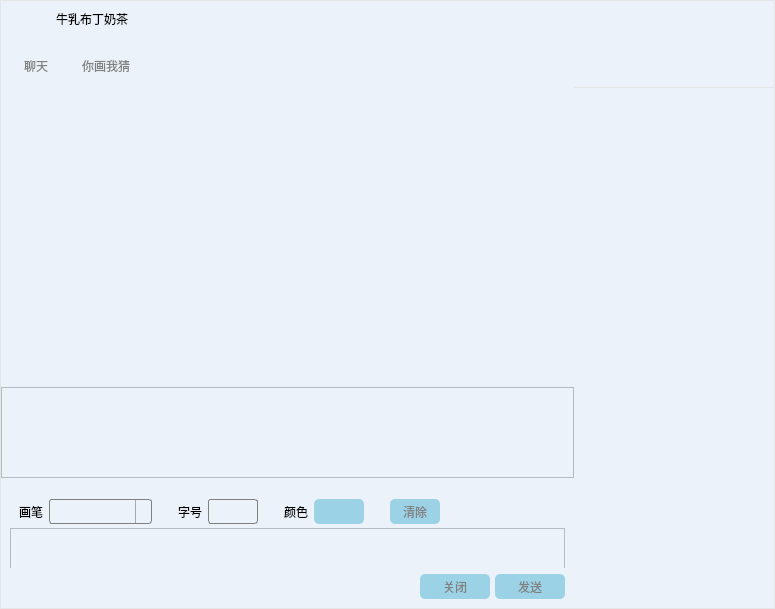
<?xml version="1.0" encoding="UTF-8"?>
<ui version="4.0">
 <class>ChatWidget</class>
 <widget class="QWidget" name="ChatWidget">
  <property name="geometry">
   <rect>
    <x>0</x>
    <y>0</y>
    <width>775</width>
    <height>609</height>
   </rect>
  </property>
  <property name="windowTitle">
   <string>你画我猜</string>
  </property>
  <property name="windowIcon">
   <iconset resource="image.qrc">
    <normaloff>:/image/PNG/main.ico</normaloff>:/image/PNG/main.ico</iconset>
  </property>
  <property name="styleSheet">
   <string notr="true">QWidget#ChatWidget{background-color:rgb(228,230,231);}</string>
  </property>
  <layout class="QVBoxLayout" name="verticalLayout">
   <property name="spacing">
    <number>0</number>
   </property>
   <property name="leftMargin">
    <number>1</number>
   </property>
   <property name="topMargin">
    <number>1</number>
   </property>
   <property name="rightMargin">
    <number>1</number>
   </property>
   <property name="bottomMargin">
    <number>1</number>
   </property>
   <item>
    <widget class="QWidget" name="widget_title" native="true">
     <property name="minimumSize">
      <size>
       <width>0</width>
       <height>45</height>
      </size>
     </property>
     <property name="maximumSize">
      <size>
       <width>16777215</width>
       <height>60</height>
      </size>
     </property>
     <property name="cursor">
      <cursorShape>PointingHandCursor</cursorShape>
     </property>
     <property name="styleSheet">
      <string notr="true">QWidget#widget_title{background-color: rgb(235, 242, 249);}</string>
     </property>
     <layout class="QHBoxLayout" name="horizontalLayout">
      <property name="leftMargin">
       <number>9</number>
      </property>
      <property name="topMargin">
       <number>0</number>
      </property>
      <item>
       <widget class="QLabel" name="label_5">
        <property name="minimumSize">
         <size>
          <width>40</width>
          <height>40</height>
         </size>
        </property>
        <property name="maximumSize">
         <size>
          <width>40</width>
          <height>40</height>
         </size>
        </property>
        <property name="styleSheet">
         <string notr="true">QLabel{
border-image: url(:/image/facehh.jpg);
border-radius:20px; 
}</string>
        </property>
        <property name="text">
         <string/>
        </property>
       </widget>
      </item>
      <item>
       <widget class="QLabel" name="label">
        <property name="styleSheet">
         <string notr="true">font: 75 15pt &quot;微软雅黑&quot;;
</string>
        </property>
        <property name="text">
         <string>牛乳布丁奶茶</string>
        </property>
       </widget>
      </item>
      <item>
       <spacer name="horizontalSpacer">
        <property name="orientation">
         <enum>Qt::Horizontal</enum>
        </property>
        <property name="sizeHint" stdset="0">
         <size>
          <width>577</width>
          <height>20</height>
         </size>
        </property>
       </spacer>
      </item>
      <item>
       <widget class="QWidget" name="widget_3" native="true">
        <layout class="QHBoxLayout" name="horizontalLayout_2">
         <property name="spacing">
          <number>10</number>
         </property>
         <property name="leftMargin">
          <number>0</number>
         </property>
         <property name="topMargin">
          <number>0</number>
         </property>
         <property name="rightMargin">
          <number>0</number>
         </property>
         <property name="bottomMargin">
          <number>0</number>
         </property>
         <item>
          <widget class="QPushButton" name="pushButton_min">
           <property name="sizePolicy">
            <sizepolicy hsizetype="Minimum" vsizetype="Expanding">
             <horstretch>0</horstretch>
             <verstretch>0</verstretch>
            </sizepolicy>
           </property>
           <property name="minimumSize">
            <size>
             <width>40</width>
             <height>36</height>
            </size>
           </property>
           <property name="maximumSize">
            <size>
             <width>40</width>
             <height>36</height>
            </size>
           </property>
           <property name="cursor">
            <cursorShape>PointingHandCursor</cursorShape>
           </property>
           <property name="mouseTracking">
            <bool>false</bool>
           </property>
           <property name="autoFillBackground">
            <bool>false</bool>
           </property>
           <property name="styleSheet">
            <string notr="true">
QPushButton#pushButton_min{ border:none;background-color:  rgb(235, 242, 249);}
QPushButton#pushButton_min:hover{background-color: rgb(222, 224, 225);}
QPushButton#pushButton_min:pressed{background-color: rgb(222, 224, 225);}</string>
           </property>
           <property name="text">
            <string/>
           </property>
           <property name="icon">
            <iconset>
             <normalon>:/image/PNG/Zuixiaohua.down.png</normalon>
             <activeoff>:/image/PNG/Zuixiaohua.down.png</activeoff>
             <activeon>:/image/PNG/Zuixiaohua.down.png</activeon>
             <selectedon>:/image/PNG/Zuixiaohua.down.png</selectedon>
            </iconset>
           </property>
           <property name="iconSize">
            <size>
             <width>28</width>
             <height>28</height>
            </size>
           </property>
           <property name="flat">
            <bool>true</bool>
           </property>
          </widget>
         </item>
         <item>
          <widget class="QPushButton" name="pushButton_max">
           <property name="minimumSize">
            <size>
             <width>40</width>
             <height>36</height>
            </size>
           </property>
           <property name="maximumSize">
            <size>
             <width>40</width>
             <height>36</height>
            </size>
           </property>
           <property name="cursor">
            <cursorShape>PointingHandCursor</cursorShape>
           </property>
           <property name="styleSheet">
            <string notr="true">
QPushButton#pushButton_max{ border:none;background-color:  rgb(235, 242, 249);}
QPushButton#pushButton_max:hover{background-color:  rgb(222, 224, 225);}
QPushButton#pushButton_max:pressed{background-color:  rgb(222, 224, 225);}</string>
           </property>
           <property name="text">
            <string/>
           </property>
           <property name="icon">
            <iconset>
             <normalon>:/image/PNG/Zuidahua.down.png</normalon>
             <activeoff>:/image/PNG/Zuidahua.down.png</activeoff>
             <activeon>:/image/PNG/Zuidahua.down.png</activeon>
             <selectedon>:/image/PNG/Zuidahua.down.png</selectedon>
            </iconset>
           </property>
           <property name="iconSize">
            <size>
             <width>28</width>
             <height>28</height>
            </size>
           </property>
           <property name="flat">
            <bool>true</bool>
           </property>
          </widget>
         </item>
         <item>
          <widget class="QPushButton" name="pushButton_close">
           <property name="sizePolicy">
            <sizepolicy hsizetype="Minimum" vsizetype="Expanding">
             <horstretch>0</horstretch>
             <verstretch>0</verstretch>
            </sizepolicy>
           </property>
           <property name="minimumSize">
            <size>
             <width>40</width>
             <height>36</height>
            </size>
           </property>
           <property name="maximumSize">
            <size>
             <width>40</width>
             <height>36</height>
            </size>
           </property>
           <property name="baseSize">
            <size>
             <width>0</width>
             <height>0</height>
            </size>
           </property>
           <property name="palette">
            <palette>
             <active>
              <colorrole role="WindowText">
               <brush brushstyle="SolidPattern">
                <color alpha="255">
                 <red>255</red>
                 <green>255</green>
                 <blue>255</blue>
                </color>
               </brush>
              </colorrole>
              <colorrole role="Button">
               <brush brushstyle="SolidPattern">
                <color alpha="255">
                 <red>235</red>
                 <green>242</green>
                 <blue>249</blue>
                </color>
               </brush>
              </colorrole>
              <colorrole role="Base">
               <brush brushstyle="SolidPattern">
                <color alpha="255">
                 <red>235</red>
                 <green>242</green>
                 <blue>249</blue>
                </color>
               </brush>
              </colorrole>
              <colorrole role="Window">
               <brush brushstyle="SolidPattern">
                <color alpha="255">
                 <red>235</red>
                 <green>242</green>
                 <blue>249</blue>
                </color>
               </brush>
              </colorrole>
              <colorrole role="Shadow">
               <brush brushstyle="SolidPattern">
                <color alpha="255">
                 <red>255</red>
                 <green>255</green>
                 <blue>255</blue>
                </color>
               </brush>
              </colorrole>
              <colorrole role="Highlight">
               <brush brushstyle="SolidPattern">
                <color alpha="255">
                 <red>209</red>
                 <green>0</green>
                 <blue>0</blue>
                </color>
               </brush>
              </colorrole>
             </active>
             <inactive>
              <colorrole role="WindowText">
               <brush brushstyle="SolidPattern">
                <color alpha="255">
                 <red>255</red>
                 <green>255</green>
                 <blue>255</blue>
                </color>
               </brush>
              </colorrole>
              <colorrole role="Button">
               <brush brushstyle="SolidPattern">
                <color alpha="255">
                 <red>235</red>
                 <green>242</green>
                 <blue>249</blue>
                </color>
               </brush>
              </colorrole>
              <colorrole role="Base">
               <brush brushstyle="SolidPattern">
                <color alpha="255">
                 <red>235</red>
                 <green>242</green>
                 <blue>249</blue>
                </color>
               </brush>
              </colorrole>
              <colorrole role="Window">
               <brush brushstyle="SolidPattern">
                <color alpha="255">
                 <red>235</red>
                 <green>242</green>
                 <blue>249</blue>
                </color>
               </brush>
              </colorrole>
              <colorrole role="Shadow">
               <brush brushstyle="SolidPattern">
                <color alpha="255">
                 <red>255</red>
                 <green>255</green>
                 <blue>255</blue>
                </color>
               </brush>
              </colorrole>
              <colorrole role="Highlight">
               <brush brushstyle="SolidPattern">
                <color alpha="255">
                 <red>63</red>
                 <green>76</green>
                 <blue>108</blue>
                </color>
               </brush>
              </colorrole>
             </inactive>
             <disabled>
              <colorrole role="WindowText">
               <brush brushstyle="SolidPattern">
                <color alpha="255">
                 <red>255</red>
                 <green>255</green>
                 <blue>255</blue>
                </color>
               </brush>
              </colorrole>
              <colorrole role="Button">
               <brush brushstyle="SolidPattern">
                <color alpha="255">
                 <red>235</red>
                 <green>242</green>
                 <blue>249</blue>
                </color>
               </brush>
              </colorrole>
              <colorrole role="Base">
               <brush brushstyle="SolidPattern">
                <color alpha="255">
                 <red>235</red>
                 <green>242</green>
                 <blue>249</blue>
                </color>
               </brush>
              </colorrole>
              <colorrole role="Window">
               <brush brushstyle="SolidPattern">
                <color alpha="255">
                 <red>235</red>
                 <green>242</green>
                 <blue>249</blue>
                </color>
               </brush>
              </colorrole>
              <colorrole role="Shadow">
               <brush brushstyle="SolidPattern">
                <color alpha="255">
                 <red>255</red>
                 <green>255</green>
                 <blue>255</blue>
                </color>
               </brush>
              </colorrole>
              <colorrole role="Highlight">
               <brush brushstyle="SolidPattern">
                <color alpha="255">
                 <red>255</red>
                 <green>255</green>
                 <blue>255</blue>
                </color>
               </brush>
              </colorrole>
             </disabled>
            </palette>
           </property>
           <property name="cursor">
            <cursorShape>PointingHandCursor</cursorShape>
           </property>
           <property name="autoFillBackground">
            <bool>false</bool>
           </property>
           <property name="styleSheet">
            <string notr="true">
QPushButton#pushButton_close{ border:none;background-color:  rgb(235, 242, 249);}
QPushButton#pushButton_close:hover{background-color: rgb(255, 0, 0);}
QPushButton#pushButton_close:pressed{background-color: rgb(255, 0, 0);}</string>
           </property>
           <property name="text">
            <string/>
           </property>
           <property name="icon">
            <iconset>
             <normalon>:/image/PNG/Cancel.down.png</normalon>
             <activeoff>:/image/PNG/Cancel.down.png</activeoff>
             <activeon>:/image/PNG/Cancel.down.png</activeon>
             <selectedon>:/image/PNG/Cancel.down.png</selectedon>
            </iconset>
           </property>
           <property name="iconSize">
            <size>
             <width>28</width>
             <height>28</height>
            </size>
           </property>
           <property name="flat">
            <bool>true</bool>
           </property>
          </widget>
         </item>
        </layout>
       </widget>
      </item>
     </layout>
    </widget>
   </item>
   <item>
    <widget class="BaseWidget" name="widget" native="true">
     <property name="styleSheet">
      <string notr="true">background-color: rgb(235, 242, 249);</string>
     </property>
     <layout class="QHBoxLayout" name="horizontalLayout_3">
      <property name="spacing">
       <number>0</number>
      </property>
      <property name="leftMargin">
       <number>0</number>
      </property>
      <property name="topMargin">
       <number>0</number>
      </property>
      <property name="rightMargin">
       <number>0</number>
      </property>
      <property name="bottomMargin">
       <number>0</number>
      </property>
      <item>
       <widget class="QWidget" name="widget_2" native="true">
        <property name="styleSheet">
         <string notr="true"/>
        </property>
        <layout class="QVBoxLayout" name="verticalLayout_2">
         <property name="spacing">
          <number>0</number>
         </property>
         <property name="leftMargin">
          <number>0</number>
         </property>
         <property name="topMargin">
          <number>0</number>
         </property>
         <property name="rightMargin">
          <number>0</number>
         </property>
         <property name="bottomMargin">
          <number>0</number>
         </property>
         <item>
          <widget class="QWidget" name="widget_5" native="true">
           <property name="styleSheet">
            <string notr="true"/>
           </property>
           <layout class="QVBoxLayout" name="verticalLayout_6" stretch="0,0">
            <property name="spacing">
             <number>1</number>
            </property>
            <property name="leftMargin">
             <number>0</number>
            </property>
            <property name="topMargin">
             <number>0</number>
            </property>
            <property name="rightMargin">
             <number>0</number>
            </property>
            <property name="bottomMargin">
             <number>0</number>
            </property>
            <item>
             <widget class="QWidget" name="widget_9" native="true">
              <property name="maximumSize">
               <size>
                <width>16777215</width>
                <height>45</height>
               </size>
              </property>
              <property name="styleSheet">
               <string notr="true"/>
              </property>
              <layout class="QHBoxLayout" name="horizontalLayout_5">
               <property name="spacing">
                <number>0</number>
               </property>
               <property name="leftMargin">
                <number>0</number>
               </property>
               <property name="topMargin">
                <number>0</number>
               </property>
               <property name="rightMargin">
                <number>0</number>
               </property>
               <property name="bottomMargin">
                <number>0</number>
               </property>
               <item>
                <widget class="QPushButton" name="pushButton_chat">
                 <property name="minimumSize">
                  <size>
                   <width>70</width>
                   <height>40</height>
                  </size>
                 </property>
                 <property name="styleSheet">
                  <string notr="true">
QPushButton#pushButton_chat{ 
background-color: rgb(235, 242, 249);
border: 0px solid grey;  
border-radius:0px; 
font: 75 10pt &quot;微软雅黑&quot;;
color:grey;
}
QPushButton#pushButton_chat:hover{background-color: rgb(227, 227, 229);}
QPushButton#pushButton_chat:pressed{background-color: rgb(227, 227, 229);}</string>
                 </property>
                 <property name="text">
                  <string>聊天</string>
                 </property>
                </widget>
               </item>
               <item>
                <widget class="QPushButton" name="pushButton_paint">
                 <property name="minimumSize">
                  <size>
                   <width>70</width>
                   <height>40</height>
                  </size>
                 </property>
                 <property name="styleSheet">
                  <string notr="true">
QPushButton#pushButton_paint{ 
background-color: rgb(235, 242, 249);
 border: 0px solid grey;  
border-radius:0px; 
font: 75 10pt &quot;微软雅黑&quot;;
color:grey;
}
QPushButton#pushButton_paint:hover{background-color: rgb(227, 227, 229);}
QPushButton#pushButton_paint:pressed{background-color: rgb(227, 227, 229);}</string>
                 </property>
                 <property name="text">
                  <string>你画我猜</string>
                 </property>
                </widget>
               </item>
               <item>
                <spacer name="horizontalSpacer_3">
                 <property name="orientation">
                  <enum>Qt::Horizontal</enum>
                 </property>
                 <property name="sizeHint" stdset="0">
                  <size>
                   <width>386</width>
                   <height>20</height>
                  </size>
                 </property>
                </spacer>
               </item>
              </layout>
             </widget>
            </item>
            <item>
             <widget class="QWidget" name="widget_10" native="true">
              <layout class="QVBoxLayout" name="verticalLayout_7" stretch="2,1">
               <property name="spacing">
                <number>0</number>
               </property>
               <property name="leftMargin">
                <number>0</number>
               </property>
               <property name="topMargin">
                <number>0</number>
               </property>
               <property name="rightMargin">
                <number>0</number>
               </property>
               <property name="bottomMargin">
                <number>0</number>
               </property>
               <item>
                <widget class="paintWidget" name="widget_11" native="true">
                 <property name="minimumSize">
                  <size>
                   <width>0</width>
                   <height>300</height>
                  </size>
                 </property>
                 <property name="cursor">
                  <cursorShape>PointingHandCursor</cursorShape>
                 </property>
                 <property name="styleSheet">
                  <string notr="true"/>
                 </property>
                </widget>
               </item>
               <item>
                <widget class="QTextBrowser" name="textBrowser">
                 <property name="styleSheet">
                  <string notr="true">

QTextBrowser{
font: 75 13pt &quot;微软雅黑&quot;;
}


QScrollBar{background:transparent; width: 12px;}
             QScrollBar::handle{background:lightgray; border:2px solid transparent; border-radius:5px;} 
             QScrollBar::handle:hover{background:gray;}
             QScrollBar::sub-line{background:transparent;}  
             QScrollBar::add-line{background:transparent;}

QScrollBar{background:transparent; height:12px;}  
        QScrollBar::handle{background:lightgray; border:2px solid transparent; border-radius:5px;}  
        QScrollBar::handle:hover{background:gray;}  
        QScrollBar::sub-line{background:transparent;}  
        QScrollBar::add-line{background:transparent;}  </string>
                 </property>
                </widget>
               </item>
              </layout>
             </widget>
            </item>
           </layout>
          </widget>
         </item>
         <item>
          <widget class="QWidget" name="widget_6" native="true">
           <property name="minimumSize">
            <size>
             <width>0</width>
             <height>130</height>
            </size>
           </property>
           <property name="maximumSize">
            <size>
             <width>16777215</width>
             <height>130</height>
            </size>
           </property>
           <layout class="QVBoxLayout" name="verticalLayout_3">
            <item>
             <widget class="QWidget" name="widget_7" native="true">
              <layout class="QVBoxLayout" name="verticalLayout_4">
               <property name="spacing">
                <number>0</number>
               </property>
               <property name="leftMargin">
                <number>0</number>
               </property>
               <property name="topMargin">
                <number>0</number>
               </property>
               <property name="rightMargin">
                <number>0</number>
               </property>
               <property name="bottomMargin">
                <number>0</number>
               </property>
               <item>
                <widget class="QWidget" name="widget_12" native="true">
                 <property name="minimumSize">
                  <size>
                   <width>0</width>
                   <height>50</height>
                  </size>
                 </property>
                 <layout class="QHBoxLayout" name="horizontalLayout_6">
                  <item>
                   <widget class="QLabel" name="label_2">
                    <property name="maximumSize">
                     <size>
                      <width>50</width>
                      <height>16777215</height>
                     </size>
                    </property>
                    <property name="styleSheet">
                     <string notr="true">font: 75 10pt &quot;微软雅黑&quot;;</string>
                    </property>
                    <property name="text">
                     <string>画笔</string>
                    </property>
                   </widget>
                  </item>
                  <item>
                   <widget class="QComboBox" name="comboBox">
                    <property name="minimumSize">
                     <size>
                      <width>103</width>
                      <height>25</height>
                     </size>
                    </property>
                    <property name="maximumSize">
                     <size>
                      <width>100</width>
                      <height>16777215</height>
                     </size>
                    </property>
                    <property name="styleSheet">
                     <string notr="true">  QComboBox {  
    border: 1px solid grey;  
    border-radius: 3px;  
    padding: 1px 3px 1px 3px;  
    min-width: 5em;  
font: 75 10pt &quot;微软雅黑&quot;;

}  
  
QComboBox:editable {  
    background: white;  
}  
  

  
QComboBox:on { /* shift the text when the popup opens */  
    padding-top: 3px;  
    padding-left: 4px;  
}  
  
QComboBox::drop-down {  
    subcontrol-origin: padding;  
    subcontrol-position: top right;  
    width: 15px;  
  
    border-left-width: 1px;  
    border-left-color: darkgray;  
    border-left-style: solid; /* just a single line */  
    border-top-right-radius: 3px; /* same radius as the QComboBox */  
    border-bottom-right-radius: 3px;  
}  
  
QComboBox::down-arrow {  
    image: url(:/image/arrowdown.png);  
}  
  
QComboBox::down-arrow:on { /* shift the arrow when popup is open */  
    top: 1px;  
    left: 1px;  
} 
QComboBox QAbstractItemView  
{  
     border: 1px solid rgb(161,161,161);  
}  
  
QComboBox QAbstractItemView::item  
{  
    height: 24px;  
}  
  
QComboBox QAbstractItemView::item:selected  
{     
    background-color: rgba(63, 76, 108);  
}  </string>
                    </property>
                   </widget>
                  </item>
                  <item>
                   <spacer name="horizontalSpacer_4">
                    <property name="orientation">
                     <enum>Qt::Horizontal</enum>
                    </property>
                    <property name="sizeType">
                     <enum>QSizePolicy::Fixed</enum>
                    </property>
                    <property name="sizeHint" stdset="0">
                     <size>
                      <width>20</width>
                      <height>20</height>
                     </size>
                    </property>
                   </spacer>
                  </item>
                  <item>
                   <widget class="QLabel" name="label_3">
                    <property name="maximumSize">
                     <size>
                      <width>50</width>
                      <height>16777215</height>
                     </size>
                    </property>
                    <property name="styleSheet">
                     <string notr="true">font: 75 10pt &quot;微软雅黑&quot;;</string>
                    </property>
                    <property name="text">
                     <string>字号</string>
                    </property>
                   </widget>
                  </item>
                  <item>
                   <widget class="QLineEdit" name="lineEdit">
                    <property name="minimumSize">
                     <size>
                      <width>0</width>
                      <height>25</height>
                     </size>
                    </property>
                    <property name="maximumSize">
                     <size>
                      <width>50</width>
                      <height>16777215</height>
                     </size>
                    </property>
                    <property name="styleSheet">
                     <string notr="true">QLineEdit
{
 border: 1px solid grey;  
border-radius:3px; 
padding: 1px 18px 1px 3px;  
font: 75 10pt &quot;微软雅黑&quot;;

}</string>
                    </property>
                    <property name="maxLength">
                     <number>2</number>
                    </property>
                   </widget>
                  </item>
                  <item>
                   <spacer name="horizontalSpacer_5">
                    <property name="orientation">
                     <enum>Qt::Horizontal</enum>
                    </property>
                    <property name="sizeType">
                     <enum>QSizePolicy::Fixed</enum>
                    </property>
                    <property name="sizeHint" stdset="0">
                     <size>
                      <width>20</width>
                      <height>20</height>
                     </size>
                    </property>
                   </spacer>
                  </item>
                  <item>
                   <widget class="QLabel" name="label_4">
                    <property name="maximumSize">
                     <size>
                      <width>50</width>
                      <height>16777215</height>
                     </size>
                    </property>
                    <property name="styleSheet">
                     <string notr="true">font: 75 10pt &quot;微软雅黑&quot;;</string>
                    </property>
                    <property name="text">
                     <string>颜色</string>
                    </property>
                   </widget>
                  </item>
                  <item>
                   <widget class="QPushButton" name="pushButton">
                    <property name="minimumSize">
                     <size>
                      <width>50</width>
                      <height>25</height>
                     </size>
                    </property>
                    <property name="maximumSize">
                     <size>
                      <width>50</width>
                      <height>16777215</height>
                     </size>
                    </property>
                    <property name="styleSheet">
                     <string notr="true">
QPushButton#pushButton{ 
background-color: rgb(155, 210, 230);
 border: 0px solid grey;  
border-radius:5px; 
font: 75 10pt &quot;微软雅黑&quot;;
color:grey;
}
QPushButton#pushButton:hover{background-color:  rgb(227, 227, 229);}
QPushButton#pushButton:pressed{background-color:  rgb(227, 227, 229);}</string>
                    </property>
                    <property name="text">
                     <string/>
                    </property>
                   </widget>
                  </item>
                  <item>
                   <spacer name="horizontalSpacer_6">
                    <property name="orientation">
                     <enum>Qt::Horizontal</enum>
                    </property>
                    <property name="sizeType">
                     <enum>QSizePolicy::Fixed</enum>
                    </property>
                    <property name="sizeHint" stdset="0">
                     <size>
                      <width>20</width>
                      <height>20</height>
                     </size>
                    </property>
                   </spacer>
                  </item>
                  <item>
                   <widget class="QPushButton" name="pushButton_2">
                    <property name="minimumSize">
                     <size>
                      <width>50</width>
                      <height>25</height>
                     </size>
                    </property>
                    <property name="maximumSize">
                     <size>
                      <width>50</width>
                      <height>16777215</height>
                     </size>
                    </property>
                    <property name="styleSheet">
                     <string notr="true">
QPushButton#pushButton_2{ 
background-color: rgb(155, 210, 230);
 border: 0px solid grey;  
border-radius:5px; 
font: 75 10pt &quot;微软雅黑&quot;;
color:grey;
}
QPushButton#pushButton_2:hover{background-color:  rgb(227, 227, 229);}
QPushButton#pushButton_2:pressed{background-color:  rgb(227, 227, 229);}</string>
                    </property>
                    <property name="text">
                     <string>清除</string>
                    </property>
                   </widget>
                  </item>
                  <item>
                   <spacer name="horizontalSpacer_7">
                    <property name="orientation">
                     <enum>Qt::Horizontal</enum>
                    </property>
                    <property name="sizeHint" stdset="0">
                     <size>
                      <width>40</width>
                      <height>20</height>
                     </size>
                    </property>
                   </spacer>
                  </item>
                 </layout>
                </widget>
               </item>
               <item>
                <widget class="QTextEdit" name="textEdit">
                 <property name="minimumSize">
                  <size>
                   <width>0</width>
                   <height>80</height>
                  </size>
                 </property>
                 <property name="styleSheet">
                  <string notr="true">QTextEdit{
font: 75 12pt &quot;微软雅黑&quot;;
}

QScrollBar{background:transparent; width: 12px;}
             QScrollBar::handle{background:lightgray; border:2px solid transparent; border-radius:5px;} 
             QScrollBar::handle:hover{background:gray;}
             QScrollBar::sub-line{background:transparent;}  
             QScrollBar::add-line{background:transparent;}

QScrollBar{background:transparent; height:12px;}  
        QScrollBar::handle{background:lightgray; border:2px solid transparent; border-radius:5px;}  
        QScrollBar::handle:hover{background:gray;}  
        QScrollBar::sub-line{background:transparent;}  
        QScrollBar::add-line{background:transparent;}  </string>
                 </property>
                </widget>
               </item>
              </layout>
             </widget>
            </item>
            <item>
             <widget class="QWidget" name="widget_8" native="true">
              <layout class="QHBoxLayout" name="horizontalLayout_4">
               <property name="spacing">
                <number>5</number>
               </property>
               <property name="leftMargin">
                <number>0</number>
               </property>
               <property name="topMargin">
                <number>0</number>
               </property>
               <property name="rightMargin">
                <number>0</number>
               </property>
               <property name="bottomMargin">
                <number>0</number>
               </property>
               <item>
                <spacer name="horizontalSpacer_2">
                 <property name="orientation">
                  <enum>Qt::Horizontal</enum>
                 </property>
                 <property name="sizeHint" stdset="0">
                  <size>
                   <width>349</width>
                   <height>20</height>
                  </size>
                 </property>
                </spacer>
               </item>
               <item>
                <widget class="QPushButton" name="pushButton_clo">
                 <property name="minimumSize">
                  <size>
                   <width>70</width>
                   <height>25</height>
                  </size>
                 </property>
                 <property name="styleSheet">
                  <string notr="true">
QPushButton#pushButton_clo{ 
background-color: rgb(155, 210, 230);
 border: 0px solid grey;  
border-radius:5px; 
font: 75 10pt &quot;微软雅黑&quot;;
color:grey;
}
QPushButton#pushButton_clo:hover{background-color: rgb(227, 227, 229);}
QPushButton#pushButton_clo:pressed{background-color: rgb(227, 227, 229);}</string>
                 </property>
                 <property name="text">
                  <string>关闭</string>
                 </property>
                </widget>
               </item>
               <item>
                <widget class="QPushButton" name="pushButton_send">
                 <property name="minimumSize">
                  <size>
                   <width>70</width>
                   <height>25</height>
                  </size>
                 </property>
                 <property name="styleSheet">
                  <string notr="true">
QPushButton#pushButton_send{ 
background-color: rgb(155, 210, 230);
 border: 0px solid grey;  
border-radius:5px; 
font: 75 10pt &quot;微软雅黑&quot;;
color:grey;
}
QPushButton#pushButton_send:hover{background-color:  rgb(227, 227, 229);}
QPushButton#pushButton_send:pressed{background-color:  rgb(227, 227, 229);}</string>
                 </property>
                 <property name="text">
                  <string>发送</string>
                 </property>
                </widget>
               </item>
              </layout>
             </widget>
            </item>
           </layout>
          </widget>
         </item>
        </layout>
       </widget>
      </item>
      <item>
       <widget class="QWidget" name="widget_4" native="true">
        <property name="sizePolicy">
         <sizepolicy hsizetype="Fixed" vsizetype="Preferred">
          <horstretch>0</horstretch>
          <verstretch>0</verstretch>
         </sizepolicy>
        </property>
        <property name="minimumSize">
         <size>
          <width>200</width>
          <height>0</height>
         </size>
        </property>
        <property name="maximumSize">
         <size>
          <width>200</width>
          <height>16777215</height>
         </size>
        </property>
        <property name="styleSheet">
         <string notr="true">QWidget#widget_4{background-color:rgb(228,230,231);}</string>
        </property>
        <layout class="QVBoxLayout" name="verticalLayout_5">
         <property name="spacing">
          <number>1</number>
         </property>
         <property name="leftMargin">
          <number>0</number>
         </property>
         <property name="topMargin">
          <number>0</number>
         </property>
         <property name="rightMargin">
          <number>0</number>
         </property>
         <property name="bottomMargin">
          <number>0</number>
         </property>
         <item>
          <widget class="QWidget" name="widget_13" native="true">
           <property name="minimumSize">
            <size>
             <width>0</width>
             <height>41</height>
            </size>
           </property>
           <property name="maximumSize">
            <size>
             <width>16777215</width>
             <height>41</height>
            </size>
           </property>
          </widget>
         </item>
         <item>
          <widget class="QListWidget" name="listWidget">
           <property name="cursor" stdset="0">
            <cursorShape>ArrowCursor</cursorShape>
           </property>
           <property name="styleSheet">
            <string notr="true">QListWidget
{
    border:0px solid gray;  /*边界线:宽度、颜色*/
    /*background:gray;*/    /*表格背景色*/
    color:black;        /*前景色：文字颜色*/
    margin:0px,0px,0px,0px;   /*上、下、左、右，间距*/
}

QListWidget::item
{
    padding-top:24px;
    padding-bottom:4px;
}

 
QListWidget::item:hover
{
    show-decoration-selected:5;
    background:rgb(215,216,217);
}
 
QListWidget::item:selected
{
    /*border:0px;*/
    background:rgb(189,190,191);
    padding:0px;
    margin:0px;
}
 
/*上次选择后保留的状态，鼠标离开后显示*/
QListWidget::item:selected:!active
{
    border-width:0px;
    background:rgb(189,190,191);
}
QScrollBar:vertical
{
    width:8px;
    background:rgb(0,0,0,0%);
    margin:0px,0px,0px,0px;
    padding-top:12px;   /*上预留位置*/
    padding-bottom:12px;    /*下预留位置*/
}
 
/*滚动条中滑块的样式*/
QScrollBar::handle:vertical
{
    width:8px;
    background:rgb(0,0,0,25%);
    border-radius:4px;
    min-height:20px;
}
 
/*鼠标触及滑块样式*/
QScrollBar::handle:vertical:hover
{
    width:9px;
    background:rgb(0,0,0,50%);
    border-radius:4px;
    min-height:20;
}
 
/*设置下箭头*/
QScrollBar::add-line:vertical
{
    height:12px;
    width:10px;
    border-image:url(:/selectfile/scroll/3.png);
    subcontrol-position:bottom;
}
 
/*设置上箭头*/
QScrollBar::sub-line:vertical
{
    height:12px;
    width:10px;
    border-image:url(:/selectfile/scroll/1.png);
    subcontrol-position:top;
}
 
/*设置下箭头:悬浮状态*/
QScrollBar::add-line:vertical:hover
{
    height:12px;
    width:10px;
    border-image:url(:/selectfile/scroll/4.png);
    subcontrol-position:bottom;
}
 
/*设置上箭头：悬浮状态*/
QScrollBar::sub-line:vertical:hover
{
    height:12px;
    width:10px;
    border-image:url(:/selectfile/scroll/2.png);
    subcontrol-position:top;
}
 
/*当滚动条滚动的时候，上面的部分和下面的部分*/
QScrollBar::add-page:vertical,QScrollBar::sub-page:vertical
{
    background:rgb(0,0,0,10%);
    border-radius:4px;
}
</string>
           </property>
           <property name="lineWidth">
            <number>1</number>
           </property>
          </widget>
         </item>
        </layout>
       </widget>
      </item>
     </layout>
    </widget>
   </item>
  </layout>
 </widget>
 <customwidgets>
  <customwidget>
   <class>BaseWidget</class>
   <extends>QWidget</extends>
   <header>basewidget.h</header>
   <container>1</container>
  </customwidget>
  <customwidget>
   <class>paintWidget</class>
   <extends>QWidget</extends>
   <header location="global">paintwidget.h</header>
   <container>1</container>
  </customwidget>
 </customwidgets>
 <resources>
  <include location="image.qrc"/>
 </resources>
 <connections/>
</ui>
